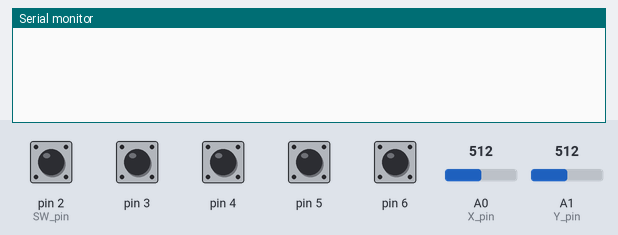
Bench run of a sketch on a simulated Arduino Leonardo, built with avr-gcc and run on an emulated ATmega32U4. Shown: the last lines printed to the serial monitor. The inputs (shaded band) are chosen by the test bench; at power-on: pin 2 (SW_pin), pin 3–6 HIGH, A0 (X_pin) = 512, A1 (Y_pin) = 512. USB keyboard and mouse output is not drawn.

Above: at 1.2 s.
1.3 s: A0 (X_pin) set to 0
At 1.9 s:
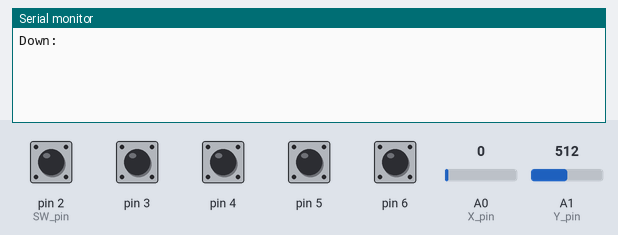
3.5 s: A1 (Y_pin) set to 0
At 3.9 s:
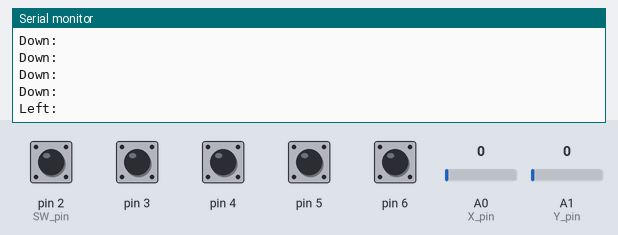
5.5 s: pin 2 (SW_pin) pulled LOW for 0.3 s
At 5.9 s:
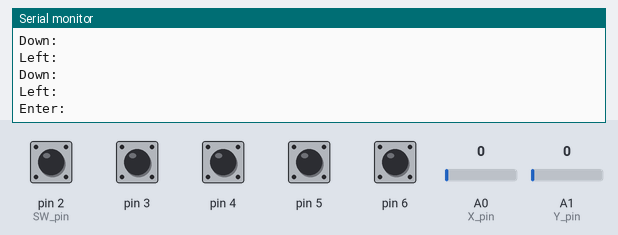
7.3 s: A0 (X_pin) set to 1023
At 7.9 s:
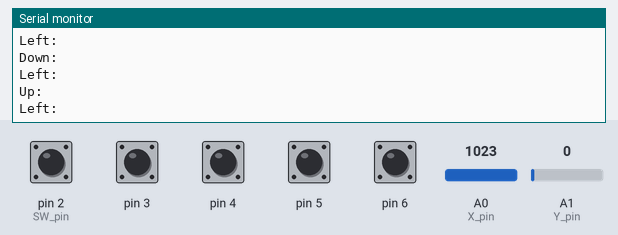
9.5 s: A1 (Y_pin) set to 1023
At 9.9 s:
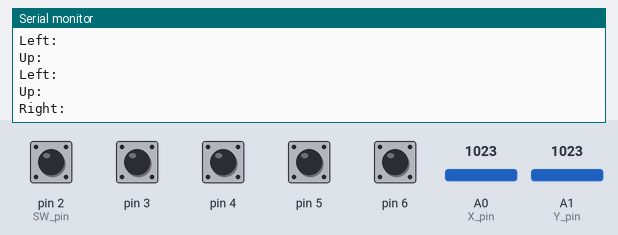

Measured:
- after the input at 1.3 s, the serial monitor: prints a new line after 0.20 s (image 1)
- after the input at 3.5 s, the serial monitor: prints a new line at once (image 2)
- after the input at 5.5 s, the serial monitor: prints a new line at once (image 3)
- after the input at 7.3 s, the serial monitor: prints a new line after 0.22 s (image 4)
- after the input at 9.5 s, the serial monitor: prints a new line at once (image 5)

The sketch:

FirstProgram.ino
```cpp
#include<Keyboard.h>


const int SW_pin = 2; // digital pin connected to switch output
const int X_pin = A0; // analog pin connected to X output
const int Y_pin = A1; // analog pin connected to Y output
int x, y;


void setup()
{
  pinMode(SW_pin, INPUT); // SW pin set as input
  digitalWrite(SW_pin, HIGH); // A high value is written to SW pin
  Serial.begin(115200);

  //Configure pins as an input and enable the internal pull-up resistor,
  pinMode(3, INPUT_PULLUP);
  pinMode(4, INPUT_PULLUP);
  pinMode(5, INPUT_PULLUP);
  pinMode(6, INPUT_PULLUP);

  Keyboard.begin();
}


void loop()
{
  //If corresponding button is pressed
  if (digitalRead(3) == LOW) {
    //Send an ASCII 'W',
    Keyboard.write('u');
   // Serial.println(“w was pushed”);
  }
 if (digitalRead(4) == LOW) {
    //Send an ASCII 'A'
    Keyboard.write('i');
   // Serial.println(“a was pushed”);
  }
 if (digitalRead(5) == LOW) {
    //Send an ASCII 'S',
    Keyboard.write('o');
    //Serial.println(“S was pushed”);
  }

 if (digitalRead(6) == LOW) {
    //Send an ASCII 'D',
    Keyboard.write('p');
   // Serial.println(“D was pushed”);
  }
 else {
    Keyboard.releaseAll();
}

  x = analogRead(X_pin); // output of X_pin is read
  if (x == 1023) // check whether the value of x = 1023
  {
    Serial.println("Up:");
    Keyboard.press(218); // key moves up
  }
  else
  {
   Keyboard.release(218);  // release the key
  }
  x = analogRead(X_pin);  // output of X_pin is read
  if (x == 0) // check whether the value of x = 0
  {
    Serial.println("Down:");
    Keyboard.press(217); // key moves down
  }
  else
  {
    Keyboard.release(217);  // release the key
  }
  y = analogRead(Y_pin);  // output of Y_pin is read
    if (y == 1023) // check whether the value of  y = 1023
    {
      Serial.println("Right:");
      Keyboard.press(216); // key moves right
    }
    else
    {
     Keyboard.release(216);  // release the key
    }
  y = analogRead(Y_pin); // output of Y_pin is read
    if (y == 0) // check whether the value of y = 0
    {
      Serial.println("Left:");
      Keyboard.press(215); // key moves left
  }
  else
  {
    Keyboard.release(215);  // release the key
  }
  int z = digitalRead(SW_pin); // read the value of SW pin
    if (z == 0) //check whether the value of z = 0
    {
      Serial.println("Enter:");
      Keyboard.println(); //enter key is pressed
   }
  delay(500);
}
```
